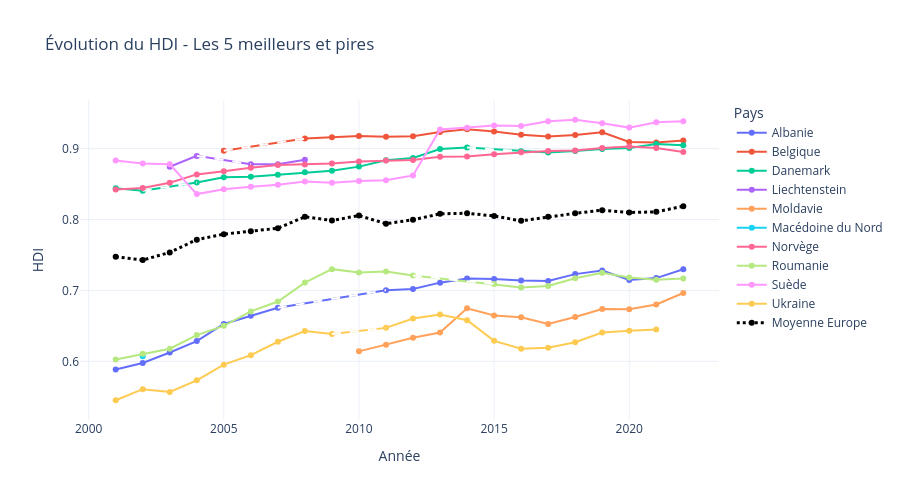

Notebook code cell kept with this figure:
### Markdown cell above
<span style="font-size:1.5em;">
    LineCharts
</span>

### Code cell
# Palette de 10 couleurs
colors = px.colors.qualitative.Plotly  

df_top5 = df_hdi[df_hdi['country'].isin(top5['country'])]
df_bottom5 = df_hdi[df_hdi['country'].isin(bottom5['country'])]

# Combiner les deux DataFrames pour avoir toutes les lignes
df_combined = pd.concat([df_top5, df_bottom5])
fig = go.Figure()

# Parcourir chaque pays
for i, (country, group) in enumerate(df_combined.groupby('country')):
    group = group.sort_values('year')
    years = group['year'].values
    hdi = group['HDI'].values
    country_fr = group['country_fr'].iloc[0]

    mask_valid = ~np.isnan(hdi)

    # Tracer la ligne continue pour les valeurs existantes
    fig.add_trace(go.Scatter(
        x=years[mask_valid],
        y=hdi[mask_valid],
        mode='lines+markers',
        name=country_fr,
        line=dict(color=colors[i % len(colors)]),  # couleur distincte
        marker=dict(color=colors[i % len(colors)])
    ))

    # Tracer les segments pointillés là où il y a des valeurs manquantes
    for j in range(1, len(years)):
        if mask_valid[j] and not mask_valid[j-1]:
            prev_idx = j - 1
            while prev_idx >= 0 and not mask_valid[prev_idx]:
                prev_idx -= 1
            if prev_idx >= 0:
                fig.add_trace(go.Scatter(
                    x=[years[prev_idx], years[j]],
                    y=[hdi[prev_idx], hdi[j]],
                    mode='lines',
                    line=dict(dash='dash', color="white"),  # segment pointillé avec même couleur
                    showlegend=False
                ))

# Ajouter la ligne moyenne Europe
df_europe_mean = df_hdi.groupby('year')['HDI'].mean().reset_index()
fig.add_trace(go.Scatter(
    x=df_europe_mean['year'],
    y=df_europe_mean['HDI'],
    mode='lines+markers',
    name='Moyenne Europe',
    line=dict(color='black', width=3, dash='dot'),
))

# Mise en page
fig.update_layout(
    title="Évolution du HDI - Les 5 meilleurs et pires",
    xaxis_title="Année",
    yaxis_title="HDI",
    legend_title="Pays",
    template="plotly_white",
    width=900,
    height=500
)

fig.show()

### Figure 1 — Plotly figure (JSON) as saved in the notebook; plotly's stock layout.template omitted (floating-point values rounded to 4 significant figures)
{"data": [{"line": {"color": "#636EFA"}, "marker": {"color": "#636EFA"}, "mode": "lines+markers", "name": "Albanie", "type": "scatter", "x": [2001, 2002, 2003, 2004, 2005, 2006, 2007, 2011, 2012, 2013, 2014, 2015, 2016, 2017, 2018, 2019, 2020, 2021, 2022], "y": [0.5884, 0.5977, 0.6124, 0.6286, 0.6527, 0.6644, 0.6756, 0.7003, 0.7022, 0.711, 0.7169, 0.7162, 0.7139, 0.7132, 0.723, 0.7281, 0.7147, 0.7174, 0.7298]}, {"line": {"color": "white", "dash": "dash"}, "mode": "lines", "showlegend": false, "type": "scatter", "x": [2007, 2011], "y": [0.6756, 0.7003]}, {"line": {"color": "#EF553B"}, "marker": {"color": "#EF553B"}, "mode": "lines+markers", "name": "Belgique", "type": "scatter", "x": [2005, 2008, 2009, 2010, 2011, 2012, 2013, 2014, 2015, 2016, 2017, 2018, 2019, 2020, 2021, 2022], "y": [0.8971, 0.9143, 0.9158, 0.9177, 0.9167, 0.9175, 0.9232, 0.9274, 0.924, 0.9196, 0.9172, 0.9191, 0.923, 0.9094, 0.9087, 0.9115]}, {"line": {"color": "white", "dash": "dash"}, "mode": "lines", "showlegend": false, "type": "scatter", "x": [2005, 2008], "y": [0.8971, 0.9143]}, {"line": {"color": "#00CC96"}, "marker": {"color": "#00CC96"}, "mode": "lines+markers", "name": "Danemark", "type": "scatter", "x": [2001, 2002, 2004, 2005, 2006, 2007, 2008, 2009, 2010, 2011, 2012, 2013, 2014, 2016, 2017, 2018, 2019, 2020, 2021, 2022], "y": [0.8442, 0.8405, 0.8524, 0.8597, 0.8604, 0.8633, 0.8666, 0.8686, 0.8746, 0.8835, 0.8867, 0.8995, 0.9014, 0.8963, 0.8944, 0.8966, 0.8994, 0.9008, 0.9064, 0.9046]}, {"line": {"color": "white", "dash": "dash"}, "mode": "lines", "showlegend": false, "type": "scatter", "x": [2002, 2004], "y": [0.8405, 0.8524]}, {"line": {"color": "white", "dash": "dash"}, "mode": "lines", "showlegend": false, "type": "scatter", "x": [2014, 2016], "y": [0.9014, 0.8963]}, {"line": {"color": "#AB63FA"}, "marker": {"color": "#AB63FA"}, "mode": "lines+markers", "name": "Liechtenstein", "type": "scatter", "x": [2003, 2004, 2006, 2007, 2008], "y": [0.8744, 0.8897, 0.878, 0.878, 0.8843]}, {"line": {"color": "white", "dash": "dash"}, "mode": "lines", "showlegend": false, "type": "scatter", "x": [2004, 2006], "y": [0.8897, 0.878]}, {"line": {"color": "#FFA15A"}, "marker": {"color": "#FFA15A"}, "mode": "lines+markers", "name": "Moldavie", "type": "scatter", "x": [2010, 2011, 2012, 2013, 2014, 2015, 2016, 2017, 2018, 2019, 2020, 2021, 2022], "y": [0.6141, 0.6234, 0.6333, 0.6406, 0.6748, 0.6647, 0.6623, 0.6527, 0.6626, 0.6739, 0.6735, 0.6802, 0.6964]}, {"line": {"color": "#19D3F3"}, "marker": {"color": "#19D3F3"}, "mode": "lines+markers", "name": "Macédoine du Nord", "type": "scatter", "x": [2002], "y": [0.6074]}, {"line": {"color": "#FF6692"}, "marker": {"color": "#FF6692"}, "mode": "lines+markers", "name": "Norvège", "type": "scatter", "x": [2001, 2002, 2003, 2004, 2005, 2006, 2007, 2008, 2009, 2010, 2011, 2012, 2013, 2014, 2015, 2016, 2017, 2018, 2019, 2020, 2021, 2022], "y": [0.8424, 0.8444, 0.8518, 0.8636, 0.8681, 0.8732, 0.8769, 0.8775, 0.879, 0.882, 0.8833, 0.8839, 0.8886, 0.889, 0.892, 0.8947, 0.8965, 0.8973, 0.9008, 0.9031, 0.9009, 0.8953]}, {"line": {"color": "#B6E880"}, "marker": {"color": "#B6E880"}, "mode": "lines+markers", "name": "Roumanie", "type": "scatter", "x": [2001, 2002, 2003, 2004, 2005, 2006, 2007, 2008, 2009, 2010, 2011, 2012, 2015, 2016, 2017, 2018, 2019, 2020, 2021, 2022], "y": [0.6026, 0.6106, 0.6179, 0.637, 0.6501, 0.6704, 0.6844, 0.7111, 0.73, 0.7252, 0.7268, 0.7212, 0.709, 0.7041, 0.7063, 0.7171, 0.7248, 0.7182, 0.7149, 0.7168]}, {"line": {"color": "white", "dash": "dash"}, "mode": "lines", "showlegend": false, "type": "scatter", "x": [2012, 2015], "y": [0.7212, 0.709]}, {"line": {"color": "#FF97FF"}, "marker": {"color": "#FF97FF"}, "mode": "lines+markers", "name": "Suède", "type": "scatter", "x": [2001, 2002, 2003, 2004, 2005, 2006, 2007, 2008, 2009, 2010, 2011, 2012, 2013, 2014, 2015, 2016, 2017, 2018, 2019, 2020, 2021, 2022], "y": [0.8834, 0.8791, 0.8779, 0.8358, 0.8426, 0.8463, 0.8489, 0.8536, 0.8518, 0.8543, 0.8554, 0.8622, 0.9271, 0.9294, 0.9326, 0.9319, 0.9385, 0.9407, 0.9359, 0.9296, 0.9373, 0.9384]}, {"line": {"color": "#FECB52"}, "marker": {"color": "#FECB52"}, "mode": "lines+markers", "name": "Ukraine", "type": "scatter", "x": [2001, 2002, 2003, 2004, 2005, 2006, 2007, 2008, 2009, 2011, 2012, 2013, 2014, 2015, 2016, 2017, 2018, 2019, 2020, 2021], "y": [0.5452, 0.5608, 0.5568, 0.5733, 0.5954, 0.6087, 0.6276, 0.6429, 0.6387, 0.6472, 0.6604, 0.6659, 0.658, 0.6289, 0.6177, 0.6194, 0.6269, 0.6407, 0.6432, 0.6448]}, {"line": {"color": "white", "dash": "dash"}, "mode": "lines", "showlegend": false, "type": "scatter", "x": [2009, 2011], "y": [0.6387, 0.6472]}, {"line": {"color": "black", "dash": "dot", "width": 3}, "mode": "lines+markers", "name": "Moyenne Europe", "type": "scatter", "x": [2001, 2002, 2003, 2004, 2005, 2006, 2007, 2008, 2009, 2010, 2011, 2012, 2013, 2014, 2015, 2016, 2017, 2018, 2019, 2020, 2021, 2022], "y": [0.7475, 0.7428, 0.7537, 0.7716, 0.7794, 0.7835, 0.7877, 0.8039, 0.7986, 0.8056, 0.7941, 0.7996, 0.808, 0.8089, 0.805, 0.7981, 0.8038, 0.8087, 0.8132, 0.8099, 0.8108, 0.8189]}], "layout": {"height": 500, "legend": {"title": {"text": "Pays"}}, "title": {"text": "Évolution du HDI - Les 5 meilleurs et pires"}, "width": 900, "xaxis": {"title": {"text": "Année"}}, "yaxis": {"title": {"text": "HDI"}}}}
